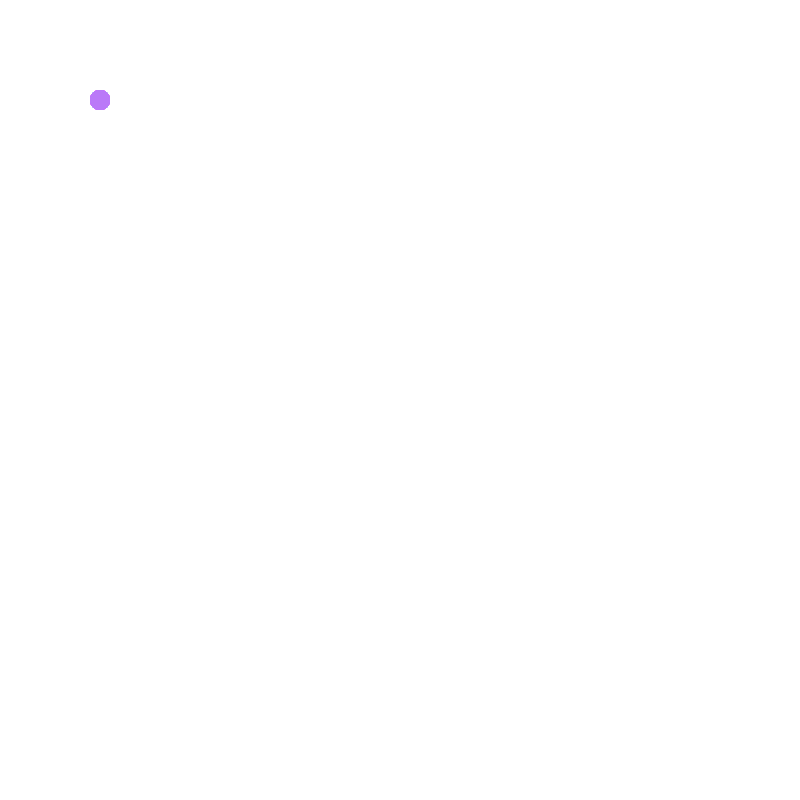
Frame 1 (no input)
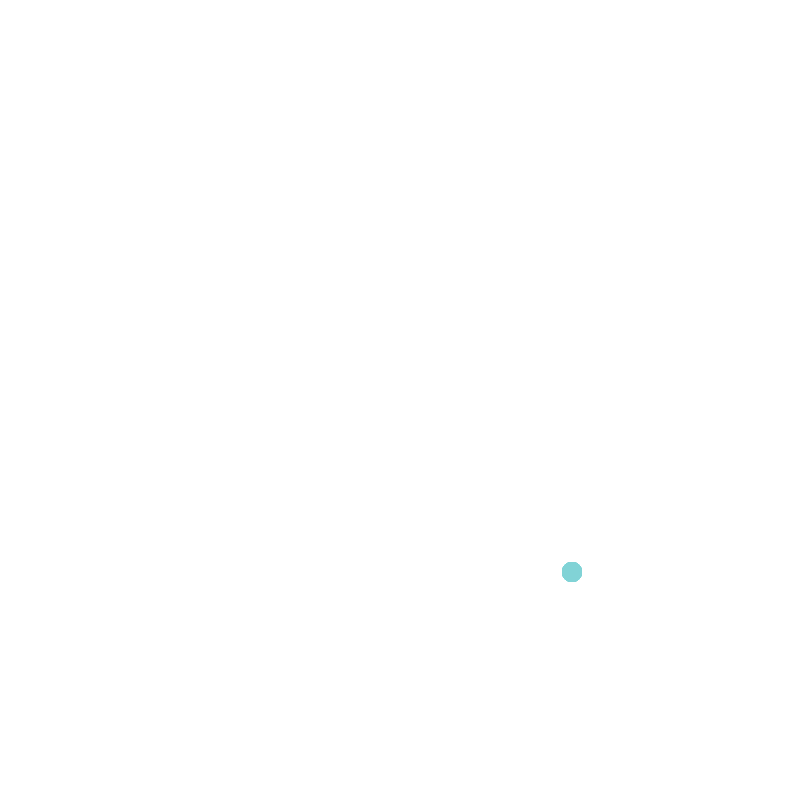
Frame 60 (the mouse pressed at the canvas centre just before this capture)
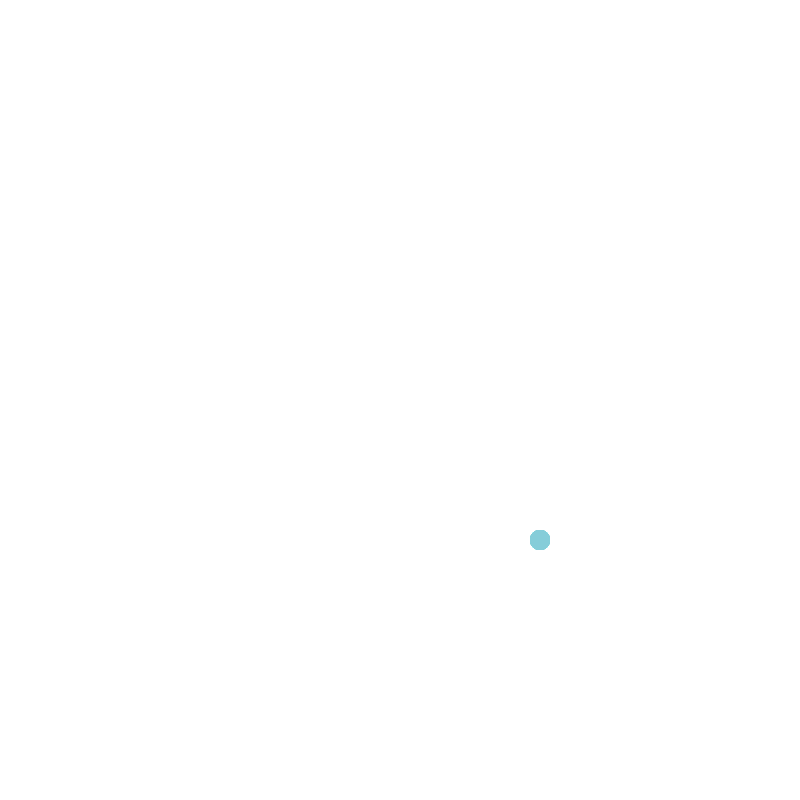
Frame 120 (the mouse held since frame 60 and released just before this capture)

The Processing sketch that drew these frames (run headless with seeded random() and noise(); from frame 60 on, the mouse is pressed at the canvas centre):

// Processing sketch: ball_02
// ── ball_02.pde
// Standardizing the incrementer and the sizes
float incrementer = 8;
int ballSize = 20;
// Standard array size
int arraySize = 100;
// Using arrays to keep track of the positions and directions
float[] xPositions = new float[arraySize];
float[] yPositions = new float[arraySize];
float[] xDirections = new float[arraySize];
float[] yDirections = new float[arraySize];

color ballColorStart = color(198, 102, 255);
color ballColorEnd = color(102, 255, 198);

void setup() {
	size(800, 800);
	background(255);
	noStroke();
	for (int i = 0; i < arraySize; i++) {
		xPositions[i] = 100;
		yPositions[i] = 100;
		xDirections[i] = 1;
		yDirections[i] = 1;
	}
}

void draw() {
	background(255);
	for (int i = 0; i < arraySize; i++) {
		// check if we need to change directions
		if (yPositions[i] > height - ballSize/2 || yPositions[i] < ballSize/2) {
			yDirections[i] = yDirections[i] * -1;
		}
		if (xPositions[i] > width - ballSize/2 || xPositions[i] < ballSize/2) {
			xDirections[i] = xDirections[i] * -1;
		}
		// Draw the ball
		fill(lerpColor(ballColorStart, ballColorEnd, yPositions[i]/height));
		ellipse(xPositions[i], yPositions[i], ballSize, ballSize);
		// Change the y and x values
		xPositions[i] = xPositions[i] + incrementer*xDirections[i];
		yPositions[i] = yPositions[i] + incrementer*yDirections[i];
	}
}
